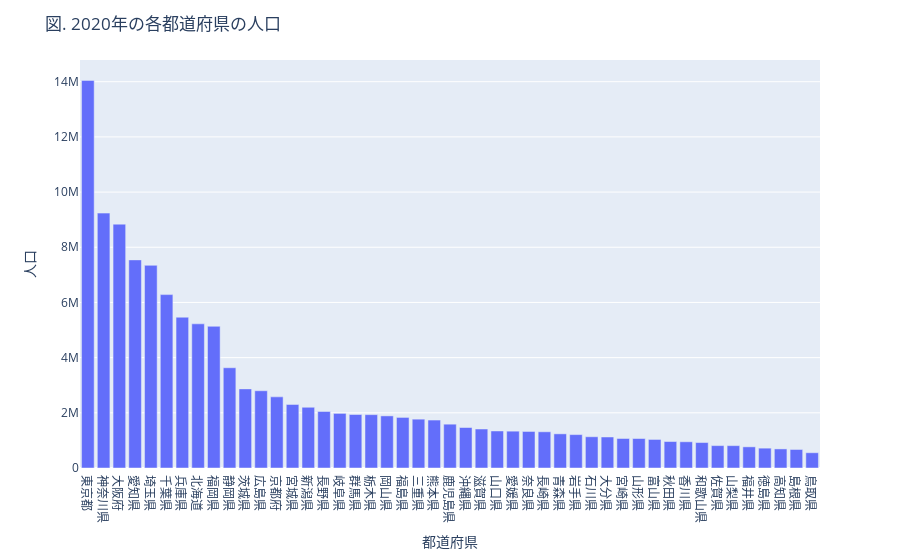

Notebook code for this chart:
### Code cell
sorted_viz_df = viz_df.sort_values('value', ascending=False)

fig = px.bar(sorted_viz_df, x='area', y='value')
fig.update_layout(
    title='図. 2020年の各都道府県の人口',
    xaxis=dict(title='都道府県'),
    yaxis=dict(title='人口'),
)

### Figure 1 — Plotly figure (JSON) as saved in the notebook; plotly's stock layout.template omitted (floating-point values rounded to 4 significant figures)
{"data": [{"alignmentgroup": "True", "hovertemplate": "area=%{x}<br>value=%{y}<extra></extra>", "legendgroup": "", "marker": {"color": "#636efa", "pattern": {"shape": ""}}, "name": "", "offsetgroup": "", "orientation": "v", "showlegend": false, "textposition": "auto", "type": "bar", "x": ["東京都", "神奈川県", "大阪府", "愛知県", "埼玉県", "千葉県", "兵庫県", "北海道", "福岡県", "静岡県", "茨城県", "広島県", "京都府", "宮城県", "新潟県", "長野県", "岐阜県", "群馬県", "栃木県", "岡山県", "福島県", "三重県", "熊本県", "鹿児島県", "沖縄県", "滋賀県", "山口県", "愛媛県", "奈良県", "長崎県", "青森県", "岩手県", "石川県", "大分県", "宮崎県", "山形県", "富山県", "秋田県", "香川県", "和歌山県", "佐賀県", "山梨県", "福井県", "徳島県", "高知県", "島根県", "鳥取県"], "xaxis": "x", "y": [14047594, 9237337, 8837685, 7542415, 7344765, 6284480, 5465002, 5224614, 5135214, 3633202, 2867009, 2799702, 2578087, 2301996, 2201272, 2048011, 1978742, 1939110, 1933146, 1888432, 1833152, 1770254, 1738301, 1588256, 1467480, 1413610, 1342059, 1334841, 1324473, 1312317, 1237984, 1210534, 1132526, 1123852, 1069576, 1068027, 1034814, 959502, 950244, 922584, 811442, 809974, 766863, 719559, 691527, 671126, 553407], "yaxis": "y"}], "layout": {"barmode": "relative", "legend": {"tracegroupgap": 0}, "margin": {"t": 60}, "title": {"text": "図. 2020年の各都道府県の人口"}, "xaxis": {"anchor": "y", "domain": [0, 1], "title": {"text": "都道府県"}}, "yaxis": {"anchor": "x", "domain": [0, 1], "title": {"text": "人口"}}}}
